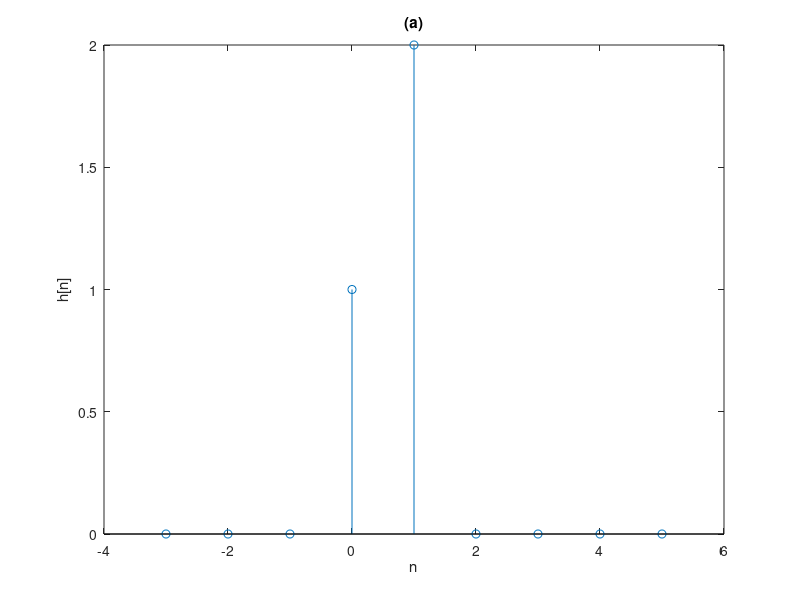
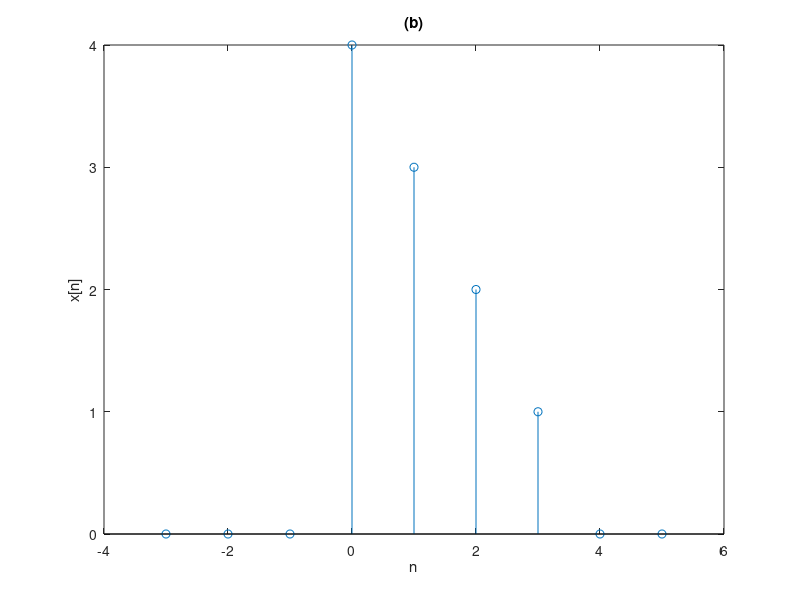
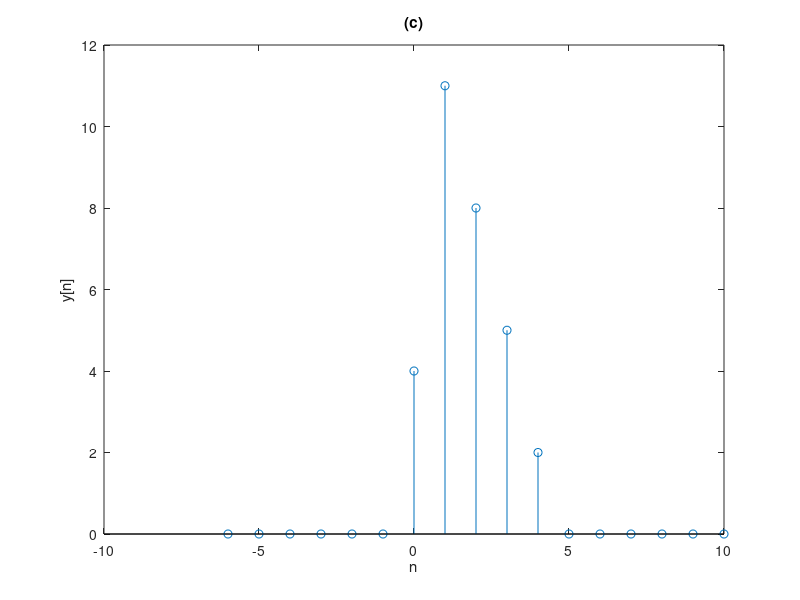
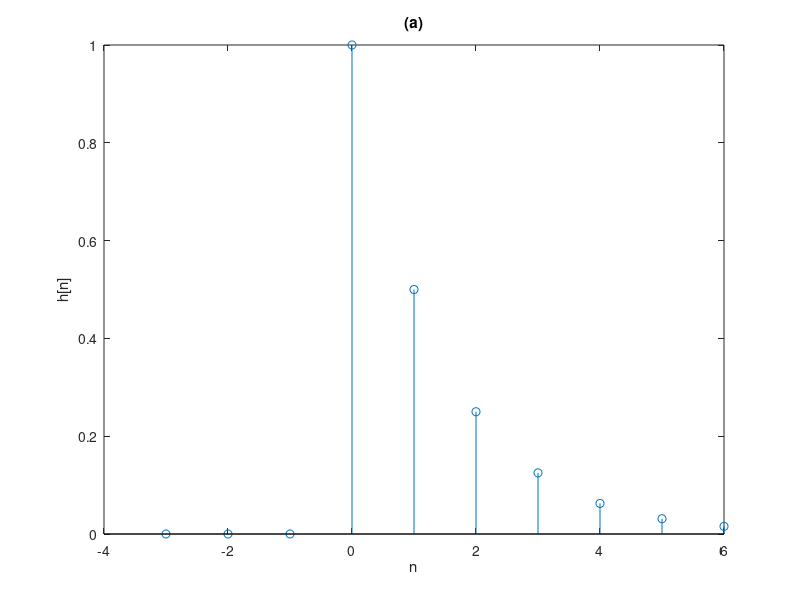

MATLAB code for these plots, in order:
% Set the range of n value
n = [-3 -2 -1 0 1 2 3 4 5];
% The value of h[n]
h = [0 0 0 1 2 0 0 0 0];
% The value of x[n]
x = [0 0 0 4 3 2 1 0 0];
% Plot the value of h[n]
figure
stem(n,h);
xlabel('n');
ylabel('h[n]');
title('(a)');
% Plot the value of x[n]
figure
stem(n,x);
xlabel('n');
ylabel('x[n]');
title('(b)');
% Calculate the convolution of h[n] and x[n]
y = conv(h, x);
% Reset n range according to the value of y[n]
n = [-6 -5 -4 -3 -2 -1 0 1 2 3 4 5 6 7 8 9 10];
% Plot the value of y[n] = x[n]*h[n]
figure
stem(n, y);
xlabel('n');
ylabel('y[n]');
title('(c)');


% Set the range of n value
n = [-3 -2 -1 0 1 2 3 4 5 6];
% The value of h[n]
h = [0 0 0 1 0.5 0.25 0.125 1/16 1/32 1/64];
% The value of x[n]
x = [0 0 0 1 1 1 1 1 1 1];
% Plot the value of h[n]
figure
stem(n,h);
xlabel('n');
ylabel('h[n]');
title('(a)');
% Plot the value of x[n]
figure
stem(n,x);
xlabel('n');
ylabel('x[n]');
title('(b)');
% Calculate the convolution of h[n] and x[n]
y = conv(h, x);
% Plot the value of y[n] = x[n]*h[n]
figure
stem(y);
xlabel('n');
ylabel('y[n]');
title('(c)');


